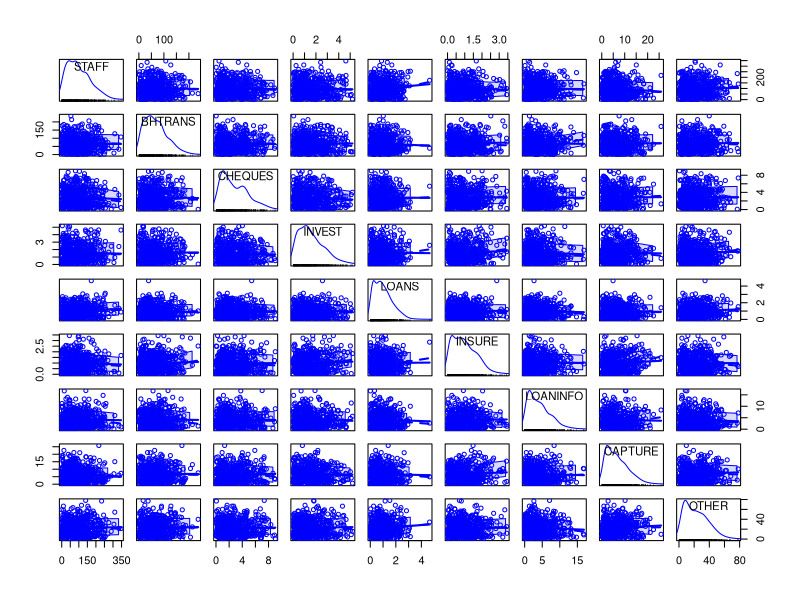
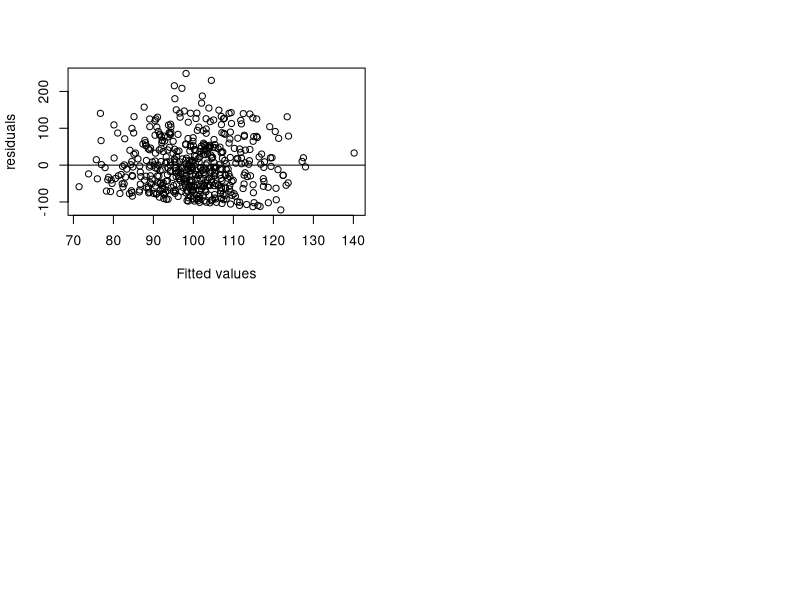

Source code (R) for these figures, in order:


#Read the data to the envirinment
library("readxl")
Union <- read_excel("Union.xlsx")


#1.
summary(Union)
data(Union)

#2.
fullModel <- lm(STAFF ~ BHTRANS+CHEQUES+INVEST+LOANS+INSURE+LOANINFO+CAPTURE+OTHER, data=Union)
op <-par(mfrow=c(2, 2))

library(car)
scatterplotMatrix(Union, diagonal="density")

#3.
attach(Union)
Union.model <- step(lm(STAFF ~ BHTRANS+CHEQUES+INVEST+LOANS+INSURE+LOANINFO+CAPTURE+OTHER), trace=F)
summary(Union.model)
summary(fullModel)
#4.
plot(Union.model$fitted.values, Union.model$residuals, xlab="Fitted values", ylab = "residuals")
abline(h=0)
#5.